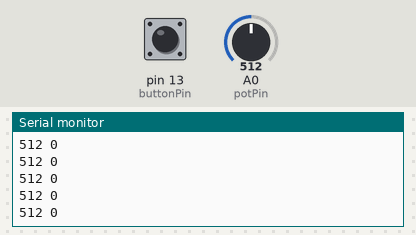
The sketch below on a simulated Arduino Uno, built with avr-gcc and run on an emulated ATmega328P. On the bench: the last lines printed to the serial monitor. Inputs (shaded band) come from the test bench; at power-on: A0 (potPin) = 512, pin 13 (buttonPin) HIGH.

Above: at 1.2 s.
1.3 s: A0 (potPin) set to 716
At 1.32 s:
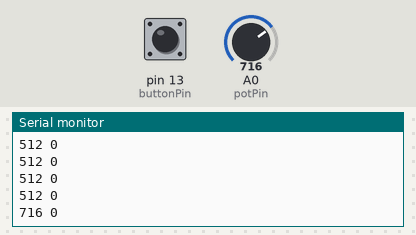
2.8 s: pin 13 (buttonPin) pulled LOW for 0.15 s
At 2.84 s:
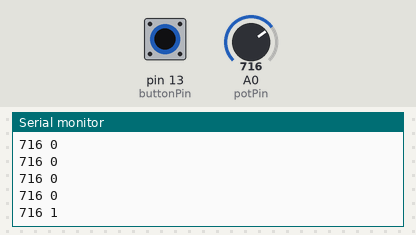
4.4 s: A0 (potPin) set to 900
At 4.4 s:
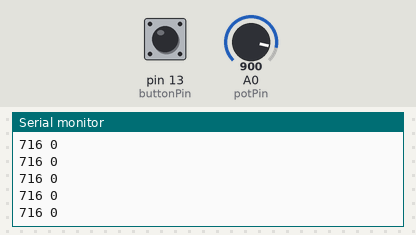
5.9 s: pin 13 (buttonPin) pulled LOW for 1 s
At 5.96 s:
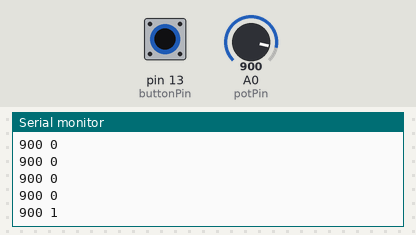
Timing chart, 0 to 8.9 s (numbered marks = the images above; inputs shaded):
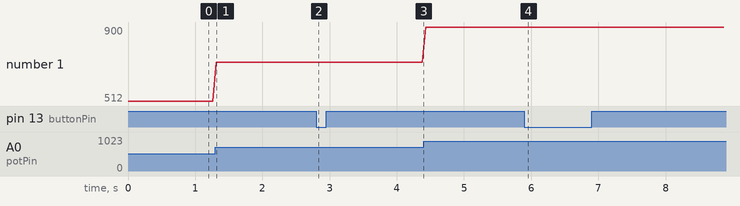

The sketch:

arduino_to_node.ino
```cpp
const int potPin = A0;
const int buttonPin = 13;

void setup() {
  pinMode(potPin, INPUT);
  pinMode(buttonPin, INPUT_PULLUP);

  Serial.begin(9600);
}

void loop() {
  int potValue = analogRead(potPin);
  int buttonValue = digitalRead(buttonPin);

  //Write our data to the Serial port. We must write each value
  //with a separate call to Serial.print.
  Serial.print(potValue);
  Serial.print(" ");   //note: must use double quotes, not single quotes
  Serial.print(buttonValue == HIGH ? 0 : 1);
  Serial.println("");

  delay(50);
}
```

Measured:
- after the input at 1.3 s, the serial monitor: prints a new line at once (image 1)
- after the input at 2.8 s, the serial monitor: prints a new line at once (image 2)
- after the input at 5.9 s, the serial monitor: prints a new line at once (image 4)
- plotted number 1: 512 → 716 after the input at 1.3 s, 716 → 900 after the input at 4.4 s
